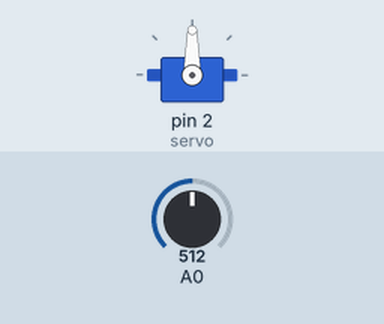
Recording of a sketch running on a simulated Arduino Uno, built with avr-gcc and run on an emulated ATmega328P. On the bench: servo. Inputs (shaded band) come from the test bench; at power-on: A0 = 512.

Above: at 1.8 s.
1.9 s: A0 set to 716
At 3.0 s:
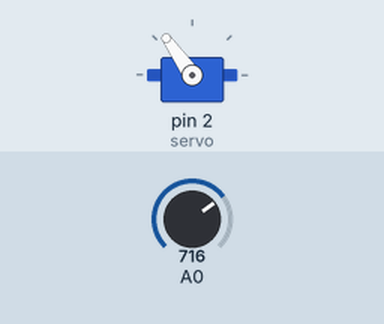
3.5 s: A0 set to 900
At 4.5 s:
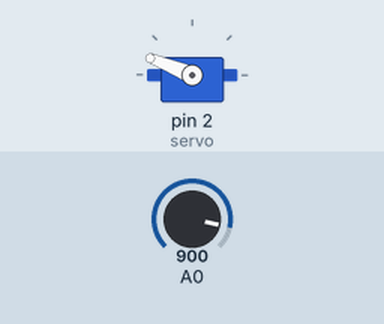
5.5 s: A0 set to 1023
At 7.2 s:
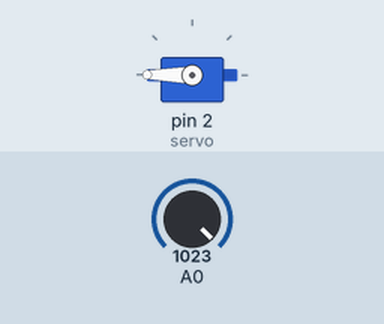
7.5 s: A0 set to 306
At 8.8 s:
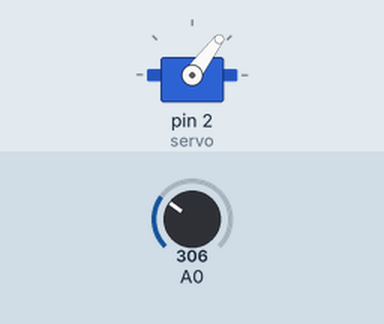
9.5 s: A0 set to 122
At 10.3 s:
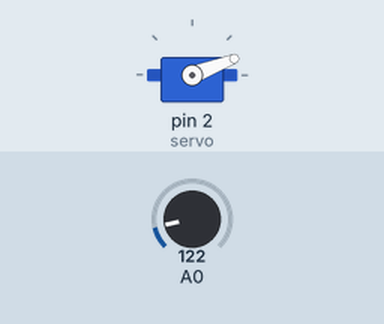
Timing chart, 0 to 12.5 s (numbered marks = the images above; inputs shaded):
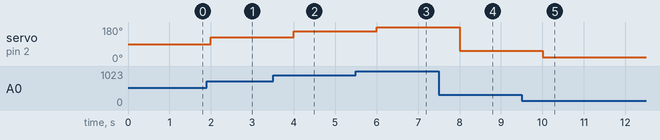

Measured:
- after the input at 1.9 s, servo on pin 2 (servo): 90° → 125° after 0.10 s
- after the input at 3.5 s, servo on pin 2 (servo): 125° → 158° after 0.50 s
- after the input at 5.5 s, servo on pin 2 (servo): 158° → 180° after 0.50 s
- after the input at 7.5 s, servo on pin 2 (servo): 180° → 53° after 0.50 s
- after the input at 9.5 s, servo on pin 2 (servo): 53° → 21° after 0.50 s

The sketch:

sketch_4.ino
```cpp
#include <Servo.h>

Servo servo;

int deg;
void setup() {
  servo.attach(2,1000,2000);
}

void loop() {
  deg = analogRead(A0);
  deg = map(deg, 0, 1023, 0, 180);
  servo.write(deg);
  delay(1000);
}
```
